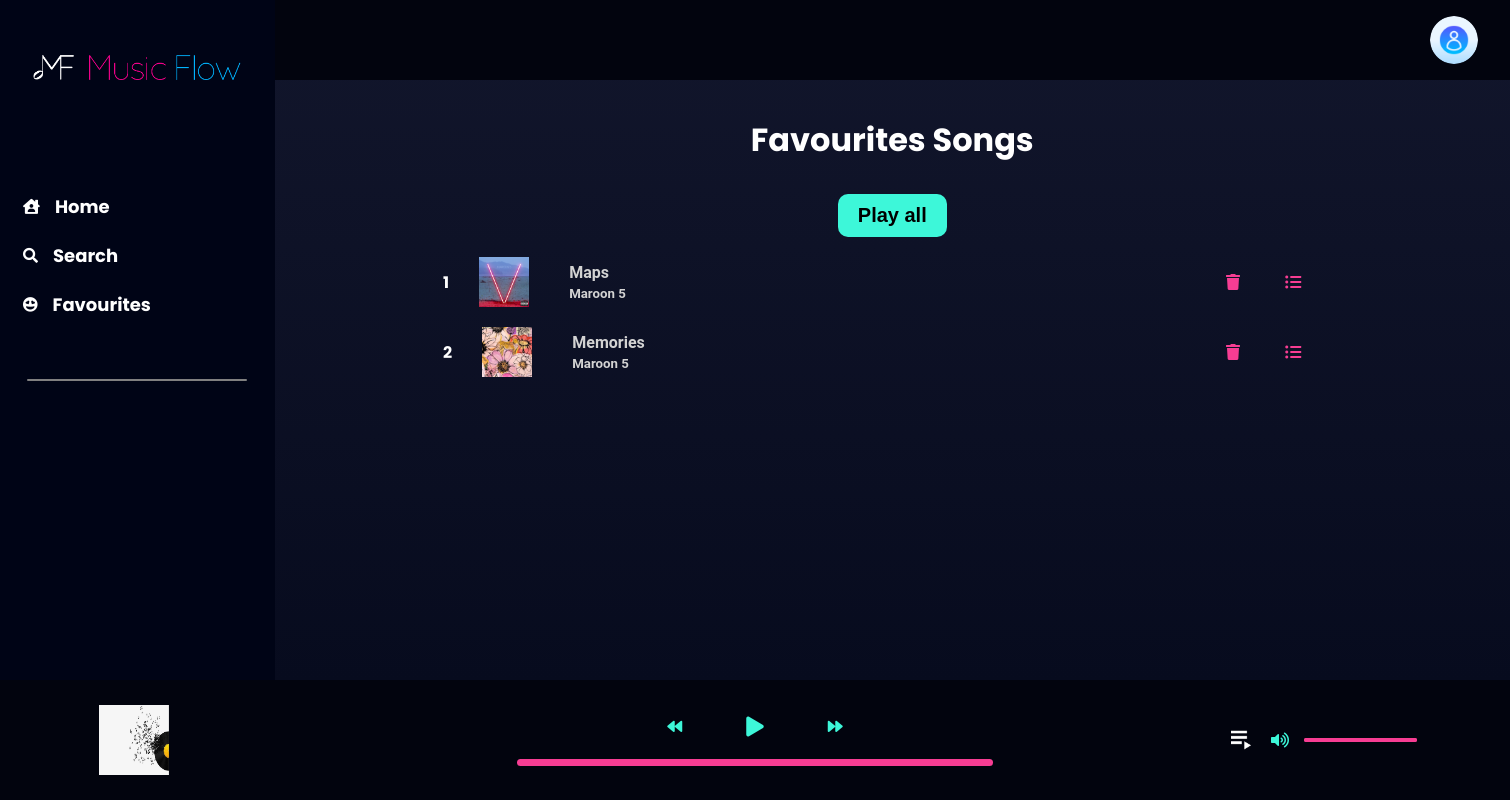
The page /favourites.php (signed in) on the database its author committed.
### tables this page shows
CREATE TABLE `songs` (
  `id` int NOT NULL,
  `title` varchar(50) NOT NULL,
  `filePath` varchar(50) NOT NULL,
  `imgPath` varchar(50) NOT NULL,
  `dateAdded` timestamp NOT NULL DEFAULT CURRENT_TIMESTAMP,
  `singerID` int NOT NULL
);

CREATE TABLE `singers` (
  `id` int NOT NULL,
  `name` varchar(50) NOT NULL,
  `info` varchar(255) NOT NULL,
  `image` varchar(50) NOT NULL
);

### src/favourites.php (called while the page is built, shortened)
<?php include("./index.php") ?>

### src/auth/auth.php (called while the page is built, shortened)
<?php
if (isset($_SESSION['id'])) {
    $uid = $_SESSION['id'];
}

### src/pages/favContent.php (shortened to what this page needs)
<?php
function reformData($queryResult)
{
    return ($queryResult["songID"]);
}
$favSongsQuery = "SELECT favourites.songID FROM favourites
                  WHERE favourites.uid = $uid";
$result = mysqli_query($conn, $favSongsQuery);
$queryResult = mysqli_fetch_all($result, MYSQLI_ASSOC);
$favSongs = array_map("reformData", $queryResult);
?>
<?php include('./components/navbar.php'); ?>
<div class="fav">
    <h1>Favourites Songs</h1>
    <button>Play all</button>
    <div style="width: 100%;" class="tileContainer">
        <?php foreach ($favSongs as $index => $songID) : ?>
            <div class="song" data="<?php echo $formatSongs[$songID]['id']; ?>">
                <div class="info">
                    <h4><?php echo $index + 1; ?> </h4>
                    <img src="<?php echo $formatSongs[$songID]['img']; ?>">
                    <div class="detail">
                        <h4><?php echo $formatSongs[$songID]['title']; ?></h4>
                        <h5 data-singer="<?php echo $formatSongs[$songID]["singerID"]; ?>"><?php echo $formatSongs[$songID]['singerName']; ?></h5>
                    </div>
                </div>
                <div class="func">
                    <i class="fas fa-trash"></i>
                    <i class="fas fa-list-ul"></i>
                </div>
            </div>
        <?php endforeach; ?>
    </div>
</div>

### src/css/style.css (style rules this page uses)
* { box-sizing: border-box; margin: 0; padding: 0; }
body { color: white; font-family: 'Poppins', sans-serif; background: black; overflow: hidden; }

### src/css/searchPage.css (style rules this page uses)
.song { width: 100%; display: flex; align-items: center; justify-content: space-between; border-radius: 30px; transition: all 0.15s linear; }
.song h5 { color: rgb(150, 148, 148); }
.info, .func { display: flex; align-items: center; margin: 10px 40px; }
.info { flex: 4; position: relative; }
.info > h4 { cursor: pointer; padding: 5px; }
.info::before { content: ""; top: 50%; left: 0; width: 40px; height: 40px; transform: translate(-50%, -20%); position: absolute; border-radius: 50%; opacity: 0; pointer-events: none; transition: all 0.3s ease-in; }
.info::before { content: "\f04b"; font-family: "Font Awesome 5 Free"; font-weight: 900; font-size: 0.5em; background: #f73d93; display: grid; place-items: center; z-index: 10; }
.info img { width: 50px; height: 50px; margin: 0 25px; }
.detail { display: flex; flex-direction: column; justify-content: space-evenly; }
.detail h4, .detail h5 { font-family: "Roboto", sans-serif; color: lightgray; margin: 2px 15px; }
.func { flex: 1; justify-content: space-evenly; }
.func > * { cursor: pointer; color: #f73d93; }

### src/css/favourite.css (style rules this page uses)
.fav { width: 80%; margin: 0 auto; display:flex; align-items: center; justify-content: center; flex-direction: column; }
.fav h1 { padding: 20px 0; text-align: center; }
.fav button { margin: 10px 0; padding: 10px 20px; border-radius: 10px; outline: none; border: none; cursor: pointer; background-color: #3df7d9; font-weight: bold; font-size: 20px; box-sizing: border-box; transition: all .3s ease; }

### rows shown on the page
songs: imgPath (picture), title "Maps", singerID.name "Maroon 5"
songs: imgPath (picture), title "Memories", singerID.name "Maroon 5"
